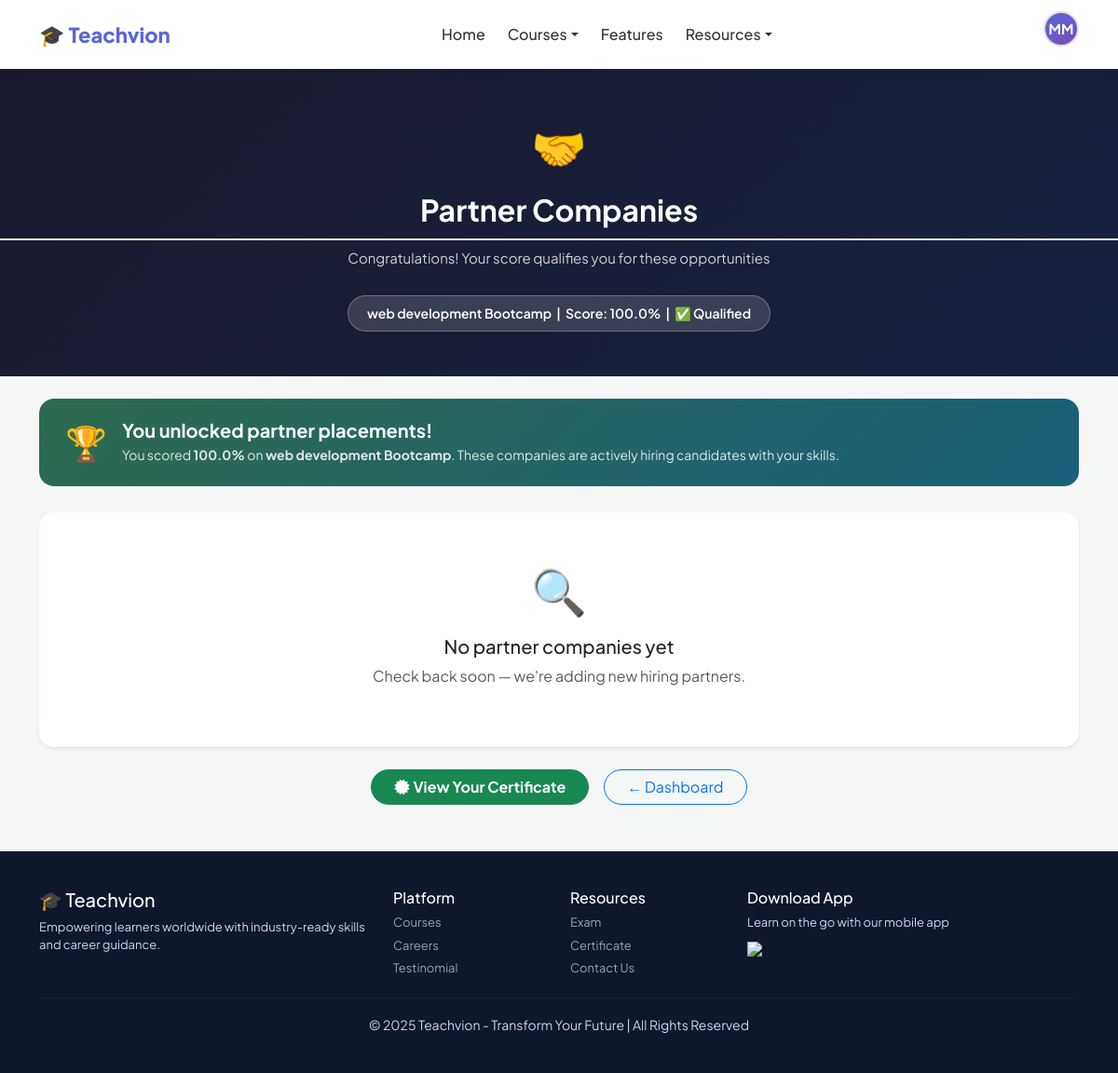
/partners/1/ (signed in), run on the app's committed database.
### accounts/models.py (models this page shows, shortened)
class CustomUser(AbstractUser):
    ROLE_CHOICES = [
        ('student', 'Student'),
        ('trainer', 'Trainer'),
        ('admin', 'Admin'),
    ]
    email = models.EmailField(unique=True)
    role = models.CharField(max_length=10, choices=ROLE_CHOICES, default='student')
    phone = models.CharField(max_length=15, blank=True)
    profile_pic = models.ImageField(upload_to='profiles/', blank=True, null=True)
    bio = models.TextField(blank=True)
    created_at = models.DateTimeField(auto_now_add=True)
    USERNAME_FIELD = 'email'
    REQUIRED_FIELDS = ['username', 'first_name', 'last_name']
    def get_dashboard_url(self):
        urls = {
            'student': '/dashboard/student/',
            'trainer': '/dashboard/trainer/',
            'admin':   '/dashboard/admin/',
        }
        return urls.get(self.role, '/')

### exams/models.py (models this page shows, shortened)
class ExamAttempt(models.Model):
    student = models.ForeignKey(
        settings.AUTH_USER_MODEL, on_delete=models.CASCADE, related_name='exam_attempts'
    )
    course = models.ForeignKey(Course, on_delete=models.CASCADE, related_name='exam_attempts')
    score = models.PositiveIntegerField(default=0)
    total_questions = models.PositiveIntegerField(default=0)
    percentage = models.FloatField(default=0.0)
    passed = models.BooleanField(default=False)          # >= 50%
    eligible_for_partner = models.BooleanField(default=False)  # >= 70%
    attempted_at = models.DateTimeField(auto_now_add=True)

### courses/models.py (models this page shows, shortened)
class Course(models.Model):
    CATEGORY_CHOICES = [
        ('web', 'Web Development'),
        ('java', 'Java Full Stack'),
        ('python', 'Python Full Stack'),
        ('data', 'Data Analytics'),
        ('ai', 'AI/ML'),
        ('accounting', 'Accounting & Finance'),
        ('business', 'Business Management'),
        ('diet', 'Diet & Nutrition'),
        ('computer_science', 'Computer Science'),
    ]
    trainer = models.ForeignKey(
        settings.AUTH_USER_MODEL,
        on_delete=models.SET_NULL,
        null=True, blank=True,
        related_name='courses_taught',
        limit_choices_to={'role': 'trainer'}
    )
    title = models.CharField(max_length=200)
    description = models.TextField()
    category = models.CharField(max_length=20, choices=CATEGORY_CHOICES)
    price = models.DecimalField(max_digits=10, decimal_places=2)
    thumbnail = models.ImageField(upload_to='course_thumbnails/', blank=True, null=True)
    badge = models.CharField(max_length=50, blank=True)
    is_active = models.BooleanField(default=True)
    created_at = models.DateTimeField(auto_now_add=True)
    updated_at = models.DateTimeField(auto_now=True)

### certificates/views.py (the view)
# urls.py: path('partners/<int:course_id>/', views.partner_companies_view, name='partner_companies'),
@login_required
def partner_companies_view(request, course_id):
    course = get_object_or_404(Course, id=course_id)
    attempt = ExamAttempt.objects.filter(
        student=request.user, course=course, eligible_for_partner=True
    ).order_by('-attempted_at').first()
    if not attempt:
        messages.error(request, "You need 70%+ to access partner companies.")
        return redirect('exam_result', attempt_id=0)
    partners = PartnerCompany.objects.filter(
        courses=course, is_active=True,
        min_score_required__lte=attempt.percentage
    )
    return render(request, 'partner_companies.html', {
        'partners': partners, 'course': course, 'attempt': attempt
    })

### certificates/templates/partner_companies.html (shortened to what this page needs)
{% extends 'base.html' %}
{% block content %}
<div class="partner-hero">
  <div style="font-size:48px; margin-bottom:12px;">🤝</div>
  <h2 class="fw-bold">Partner Companies</h2>
  <p style="opacity:.8; font-size:15px; margin-top:6px;">Congratulations! Your score qualifies you for these opportunities</p>
  <div class="score-badge">
    {{ attempt.course.title }} &nbsp;|&nbsp; Score: {{ attempt.percentage|floatformat:1 }}% &nbsp;|&nbsp; ✅ Qualified
  </div>
</div>
<div class="container my-4">
  <div class="unlock-banner">
    <div style="font-size:36px;">🏆</div>
    <div>
      <h5 class="fw-bold mb-1">You unlocked partner placements!</h5>
      <p class="mb-0" style="opacity:.85; font-size:14px;">
        You scored <strong>{{ attempt.percentage|floatformat:1 }}%</strong> on <strong>{{ course.title }}</strong>.
        These companies are actively hiring candidates with your skills.
      </p>
    </div>
  </div>
  {% if partners %}
  <div class="row g-4">
    {% for partner in partners %}
    <div class="col-md-6 col-lg-4">
      <div class="partner-card">
        <div class="partner-logo">
          {% if partner.logo %}
            <img src="{{ partner.logo.url }}" alt="{{ partner.name }}">
          {% else %}
            🏢
          {% endif %}
        </div>
        <h5 class="fw-bold mb-1">{{ partner.name }}</h5>
        {% if partner.description %}
        <p class="text-muted mb-2" style="font-size:14px;">{{ partner.description }}</p>
        {% endif %}
        <div style="font-size:13px; color:#2d6a4f; font-weight:600; margin-bottom:6px;">
          <i class="fas fa-check-circle me-1"></i>Min. score required: {{ partner.min_score_required }}%
        </div>
        <div style="font-size:13px; color:#5a67d8; font-weight:600;">
          <i class="fas fa-star me-1"></i>Your score: {{ attempt.percentage|floatformat:1 }}% ✓
        </div>
        <a href="{{ partner.job_link }}" target="_blank" class="apply-btn">
          <i class="fas fa-external-link-alt me-1"></i>View Job Openings
        </a>
      </div>
    </div>
    {% endfor %}
  </div>
  {% else %}
  <div class="text-center py-5 bg-white rounded-4 shadow-sm">
    <div style="font-size:48px; margin-bottom:12px;">🔍</div>
    <h5>No partner companies yet</h5>
    <p class="text-muted">Check back soon — we're adding new hiring partners.</p>
  </div>
  {% endif %}
  <div class="text-center mt-4 d-flex gap-3 justify-content-center flex-wrap">
    <a href="{% url 'certificate_detail' attempt.certificate.id %}" class="btn btn-success rounded-pill px-4 fw-bold">
      <i class="fas fa-certificate me-1"></i>View Your Certificate
    </a>
    <a href="{% url 'student_dashboard' %}" class="btn btn-outline-primary rounded-pill px-4">
      ← Dashboard
    </a>
  </div>
</div>
{% endblock %}

### courses/templates/base.html (shortened to what this page needs)
{% load static %}
<!DOCTYPE html>
<html lang="en">
<head>
  <link rel="stylesheet" href="{% static 'css/style.css' %}">
  <link href="https://cdn.jsdelivr.net/npm/bootstrap@5.3.0/dist/css/bootstrap.min.css" rel="stylesheet">
  <link rel="stylesheet" href="https://cdnjs.cloudflare.com/ajax/libs/font-awesome/6.4.0/css/all.min.css">
</head>
<body>
<nav class="navbar navbar-expand-lg">
  <div class="container">
    <a class="logo" href="{% url 'index' %}">🎓 Teachvion</a>
    <div class="collapse navbar-collapse justify-content-center" id="navbarMain">
      <ul class="navbar-nav">
        <li class="nav-item"><a class="nav-link" href="{% url 'index' %}">Home</a></li>
        <li class="nav-item dropdown">
          <a class="nav-link dropdown-toggle" href="#" data-bs-toggle="dropdown">Courses</a>
        </li>
        <li class="nav-item"><a class="nav-link" href="#Features">Features</a></li>
        <li class="nav-item dropdown">
          <a class="nav-link dropdown-toggle" href="#" data-bs-toggle="dropdown">Resources</a>
        </li>
      </ul>
    </div>
    <div class="d-flex align-items-center gap-2">
      {% if user.is_authenticated %}
        <div class="dropdown profile-dropdown">
          <div class="profile-avatar dropdown-toggle" data-bs-toggle="dropdown">
            {% if user.profile_pic %}
              <img src="{{ user.profile_pic.url }}" alt="Profile">
            {% else %}
              {{ user.first_name|first|upper }}{{ user.last_name|first|upper }}
            {% endif %}
          </div>
        </div>
      {% else %}
        <a href="{% url 'login' %}" class="btn btn-login">Log in</a>
        <a href="{% url 'register' %}" class="btn btn-signup">Sign up</a>
      {% endif %}
    </div>
  </div>
</nav>
{% block content %}{% endblock %}
<footer class="footer">
  <div class="container">
    <div class="row">
      <div class="col-md-4">
        <h5>🎓 Teachvion</h5>
        <p>Empowering learners worldwide with industry-ready skills and career guidance.</p>
      </div>
      <div class="col-md-2">
        <h6>Platform</h6>
        <p><a href="{% url 'index' %}#courses">Courses</a></p>
        <p><a href="{% url 'index' %}#jobs">Careers</a></p>
        <p><a href="{% url 'index' %}#testinomial">Testinomial</a></p>
      </div>
      <div class="col-md-2">
        <h6>Resources</h6>
        <p><a href="{% url 'exam' %}">Exam</a></p>
        <p><a href="{% url 'certificate' %}">Certificate</a></p>
        <p><a href="#contact">Contact Us</a></p>
      </div>
      <div class="col-md-4">
        <h6>Download App</h6>
        <p>Learn on the go with our mobile app</p>
        <img src="https://upload.wikimedia.org/wikipedia/commons/7/78/Google_Play_Store_badge_EN.svg" width="130">
      </div>
    </div>
    <hr>
    <div class="text-center">
      <small>© 2025 Teachvion - Transform Your Future | All Rights Reserved</small>
    </div>
  </div>
</footer>
</body>
</html>

### static/css/style.css (style rules this page uses)
:root { --primary: #5a67d8; --primary-dark: #4c56c0; --accent: #7b4bb7; --success: #2d6a4f; --bg: #f4f7f6; --text: #1a1a2e; }
* { font-family: 'Plus Jakarta Sans', 'Segoe UI', sans-serif; box-sizing: border-box; }
body { background: var(--bg); margin: 0; color: var(--text); }
.navbar { background: white; padding: 12px 0; box-shadow: 0 2px 12px rgba(0, 0, 0, 0.07); position: sticky; top: 0; z-index: 1000; }
.logo { font-size: 22px; font-weight: 800; color: var(--primary); text-decoration: none; }
.nav-link { color: #333 !important; font-weight: 500; margin: 0 4px; transition: color 0.2s; }
.footer { background: #0f172a; color: #cbd5f5; padding: 40px 0; margin-top: 50px; }
.footer h5, .footer h6 { color: white; }
.footer p { font-size: 13px; margin: 5px 0; }
.footer a { color: #94a3b8; text-decoration: none; font-size: 13px; }
.footer hr { border-color: #334155; }
.profile-avatar { width: 38px; height: 38px; border-radius: 50%; background: linear-gradient(135deg, var(--primary), var(--accent)); color: white; font-weight: 700; font-size: 15px; display: flex; align-items: center; justify-content: center; cursor: pointer; border: 2px solid #e0e0e0; }
body { background: url('https://images.unsplash.com/photo-1600585154731-9d8e469e2b01?ixlib=rb-4.0.3&auto=format&fit=crop&w=1350&q=80') no-repeat center center fixed; background-size: cover; }
h2 { color: #006699; font-size: 22px; font-weight: 700; border-bottom: 2px solid #eee; padding-bottom: 12px; margin-bottom: 24px; margin-top: 24px; }
.partner-hero { background: linear-gradient(135deg, #1a1a2e, #16213e); color: white; padding: 48px 0; text-align: center; }
.score-badge { background: rgba(255,255,255,.15); border: 1px solid rgba(255,255,255,.25); color: white; padding: 8px 20px; border-radius: 30px; font-size: 14px; font-weight: 600; display: inline-block; margin-top: 12px; }
.unlock-banner { background: linear-gradient(135deg, #2d6a4f, #1a5f7a); color: white; border-radius: 16px; padding: 20px 28px; margin-bottom: 28px; display: flex; align-items: center; gap: 16px; flex-wrap: wrap; }
body { background: #f4f7f6; }
.profile-avatar { width: 90px; height: 90px; border-radius: 50%; background: linear-gradient(135deg,#1a5f7a,#2d6a4f); color: white; font-size: 32px; font-weight: 800; display: flex; align-items: center; justify-content: center; margin: 0 auto 12px; position: relative; }
body { background: #f4f7fc; }

### courses/templates/base.html (style rules this page uses)
:root { --primary: #5a67d8; --primary-dark: #4c56c0; --accent: #7b4bb7; --success: #2d6a4f; --bg: #f4f7f6; }
* { font-family: 'Plus Jakarta Sans', sans-serif; }
body { background: var(--bg); margin: 0; }
.navbar { background: white; padding: 12px 0; box-shadow: 0 2px 12px rgba(0,0,0,0.07); position: sticky; top: 0; z-index: 1000; }
.logo { font-size: 22px; font-weight: 800; color: var(--primary); text-decoration: none; }
.nav-link { color: #333 !important; font-weight: 500; margin: 0 4px; }
.profile-dropdown .dropdown-toggle::after { display: none; }
.profile-avatar { width: 38px; height: 38px; border-radius: 50%; background: linear-gradient(135deg, var(--primary), var(--accent)); color: white; font-weight: 700; font-size: 15px; display: flex; align-items: center; justify-content: center; cursor: pointer; border: 2px solid #e0e0e0; }
.footer { background: #0f172a; color: #cbd5f5; padding: 40px 0; margin-top: 50px; }
.footer h5, .footer h6 { color: white; }
.footer p, .footer a { font-size: 13px; margin: 5px 0; }
.footer a { color: #94a3b8; text-decoration: none; }
.footer hr { border-color: #334155; }

### data on the page
CustomUser: first_name|first "M", last_name|first "M"
ExamAttempt: course "web development Bootcamp", percentage "100.0"
Course: title "web development Bootcamp"
